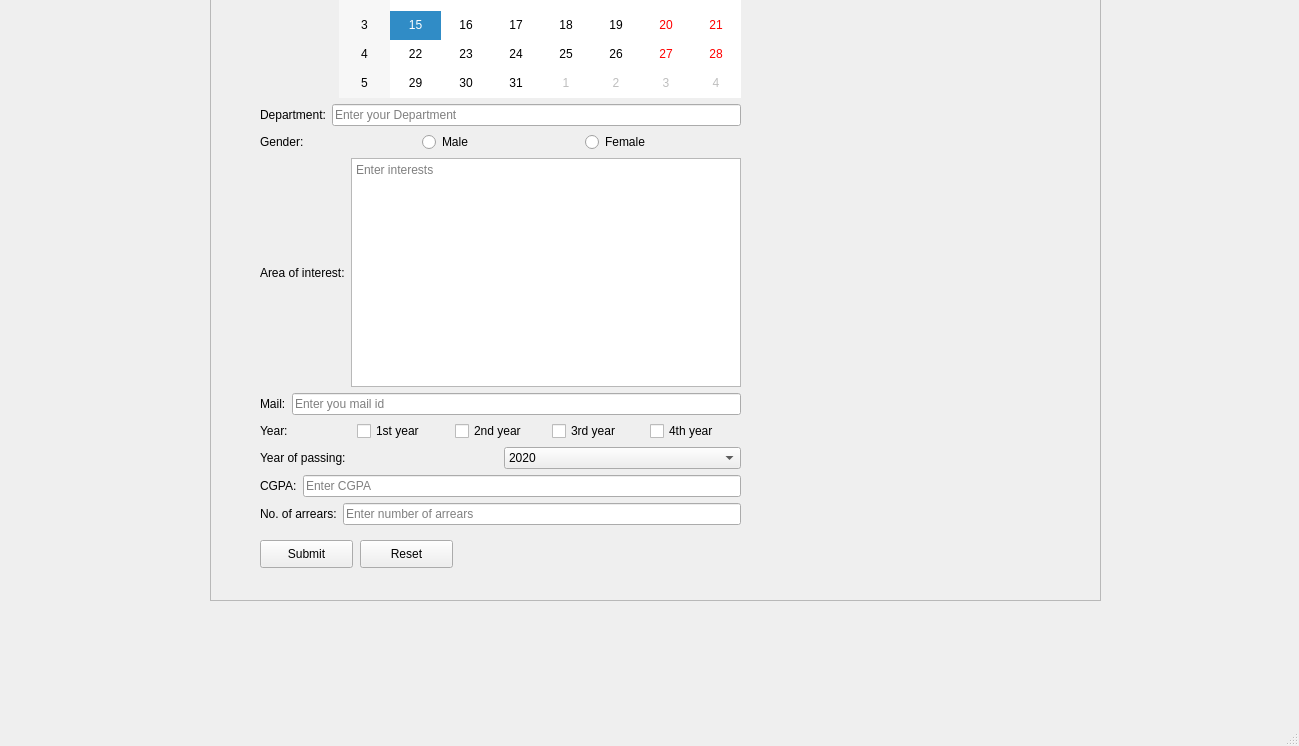
<?xml version="1.0" encoding="UTF-8"?>
<ui version="4.0">
 <class>MainWindow</class>
 <widget class="QMainWindow" name="MainWindow">
  <property name="geometry">
   <rect>
    <x>0</x>
    <y>0</y>
    <width>1299</width>
    <height>746</height>
   </rect>
  </property>
  <property name="windowTitle">
   <string>MainWindow</string>
  </property>
  <widget class="QWidget" name="centralwidget">
   <widget class="QFrame" name="frame">
    <property name="geometry">
     <rect>
      <x>210</x>
      <y>-170</y>
      <width>891</width>
      <height>771</height>
     </rect>
    </property>
    <property name="frameShape">
     <enum>QFrame::StyledPanel</enum>
    </property>
    <property name="frameShadow">
     <enum>QFrame::Raised</enum>
    </property>
    <widget class="QPushButton" name="pushButton">
     <property name="geometry">
      <rect>
       <x>50</x>
       <y>710</y>
       <width>93</width>
       <height>28</height>
      </rect>
     </property>
     <property name="text">
      <string>Submit</string>
     </property>
    </widget>
    <widget class="QPushButton" name="pushButton_2">
     <property name="geometry">
      <rect>
       <x>150</x>
       <y>710</y>
       <width>93</width>
       <height>28</height>
      </rect>
     </property>
     <property name="text">
      <string>Reset</string>
     </property>
    </widget>
    <widget class="QWidget" name="">
     <property name="geometry">
      <rect>
       <x>50</x>
       <y>10</y>
       <width>481</width>
       <height>685</height>
      </rect>
     </property>
     <layout class="QGridLayout" name="gridLayout">
      <item row="0" column="0">
       <layout class="QHBoxLayout" name="horizontalLayout">
        <item>
         <widget class="QLabel" name="label">
          <property name="text">
           <string>Name:</string>
          </property>
         </widget>
        </item>
        <item>
         <widget class="QLineEdit" name="lineEdit">
          <property name="inputMask">
           <string/>
          </property>
          <property name="text">
           <string/>
          </property>
          <property name="placeholderText">
           <string>Enter your name</string>
          </property>
         </widget>
        </item>
       </layout>
      </item>
      <item row="1" column="0">
       <layout class="QHBoxLayout" name="horizontalLayout_2">
        <item>
         <widget class="QLabel" name="label_3">
          <property name="text">
           <string>Date Of Birth:</string>
          </property>
         </widget>
        </item>
        <item>
         <widget class="QCalendarWidget" name="calendarWidget"/>
        </item>
       </layout>
      </item>
      <item row="2" column="0">
       <layout class="QHBoxLayout" name="horizontalLayout_3">
        <item>
         <widget class="QLabel" name="label_6">
          <property name="text">
           <string>Department:</string>
          </property>
         </widget>
        </item>
        <item>
         <widget class="QLineEdit" name="lineEdit_2">
          <property name="placeholderText">
           <string>Enter your Department</string>
          </property>
         </widget>
        </item>
       </layout>
      </item>
      <item row="3" column="0">
       <layout class="QHBoxLayout" name="horizontalLayout_4">
        <item>
         <widget class="QLabel" name="label_9">
          <property name="text">
           <string>Gender:</string>
          </property>
         </widget>
        </item>
        <item>
         <widget class="QRadioButton" name="radioButton">
          <property name="text">
           <string>Male</string>
          </property>
         </widget>
        </item>
        <item>
         <widget class="QRadioButton" name="radioButton_2">
          <property name="text">
           <string>Female</string>
          </property>
         </widget>
        </item>
       </layout>
      </item>
      <item row="4" column="0">
       <layout class="QHBoxLayout" name="horizontalLayout_5">
        <item>
         <widget class="QLabel" name="label_2">
          <property name="text">
           <string>Area of interest:</string>
          </property>
         </widget>
        </item>
        <item>
         <widget class="QPlainTextEdit" name="plainTextEdit">
          <property name="placeholderText">
           <string>Enter interests</string>
          </property>
         </widget>
        </item>
       </layout>
      </item>
      <item row="5" column="0">
       <layout class="QHBoxLayout" name="horizontalLayout_7">
        <item>
         <widget class="QLabel" name="label_7">
          <property name="text">
           <string>Mail:</string>
          </property>
         </widget>
        </item>
        <item>
         <widget class="QLineEdit" name="lineEdit_3">
          <property name="placeholderText">
           <string>Enter you mail id</string>
          </property>
         </widget>
        </item>
       </layout>
      </item>
      <item row="6" column="0">
       <layout class="QHBoxLayout" name="horizontalLayout_8">
        <item>
         <widget class="QLabel" name="label_4">
          <property name="text">
           <string>Year: </string>
          </property>
         </widget>
        </item>
        <item>
         <widget class="QCheckBox" name="checkBox">
          <property name="text">
           <string>1st year</string>
          </property>
         </widget>
        </item>
        <item>
         <widget class="QCheckBox" name="checkBox_2">
          <property name="text">
           <string>2nd year</string>
          </property>
         </widget>
        </item>
        <item>
         <widget class="QCheckBox" name="checkBox_3">
          <property name="text">
           <string>3rd year</string>
          </property>
         </widget>
        </item>
        <item>
         <widget class="QCheckBox" name="checkBox_4">
          <property name="text">
           <string>4th year</string>
          </property>
         </widget>
        </item>
       </layout>
      </item>
      <item row="7" column="0">
       <layout class="QHBoxLayout" name="horizontalLayout_6">
        <item>
         <widget class="QLabel" name="label_5">
          <property name="text">
           <string>Year of passing: </string>
          </property>
         </widget>
        </item>
        <item>
         <widget class="QComboBox" name="comboBox">
          <item>
           <property name="text">
            <string>2020</string>
           </property>
          </item>
          <item>
           <property name="text">
            <string>2021</string>
           </property>
          </item>
          <item>
           <property name="text">
            <string>2022</string>
           </property>
          </item>
          <item>
           <property name="text">
            <string>2023</string>
           </property>
          </item>
          <item>
           <property name="text">
            <string>2024</string>
           </property>
          </item>
          <item>
           <property name="text">
            <string>2025</string>
           </property>
          </item>
         </widget>
        </item>
       </layout>
      </item>
      <item row="8" column="0">
       <layout class="QHBoxLayout" name="horizontalLayout_9">
        <item>
         <widget class="QLabel" name="label_8">
          <property name="text">
           <string>CGPA:</string>
          </property>
         </widget>
        </item>
        <item>
         <widget class="QLineEdit" name="lineEdit_4">
          <property name="placeholderText">
           <string>Enter CGPA</string>
          </property>
         </widget>
        </item>
       </layout>
      </item>
      <item row="9" column="0">
       <layout class="QHBoxLayout" name="horizontalLayout_10">
        <item>
         <widget class="QLabel" name="label_10">
          <property name="text">
           <string>No. of arrears:</string>
          </property>
         </widget>
        </item>
        <item>
         <widget class="QLineEdit" name="lineEdit_5">
          <property name="placeholderText">
           <string>Enter number of arrears</string>
          </property>
         </widget>
        </item>
       </layout>
      </item>
     </layout>
    </widget>
   </widget>
  </widget>
  <widget class="QMenuBar" name="menubar">
   <property name="geometry">
    <rect>
     <x>0</x>
     <y>0</y>
     <width>1299</width>
     <height>26</height>
    </rect>
   </property>
  </widget>
  <widget class="QStatusBar" name="statusbar"/>
 </widget>
 <resources/>
 <connections/>
</ui>
